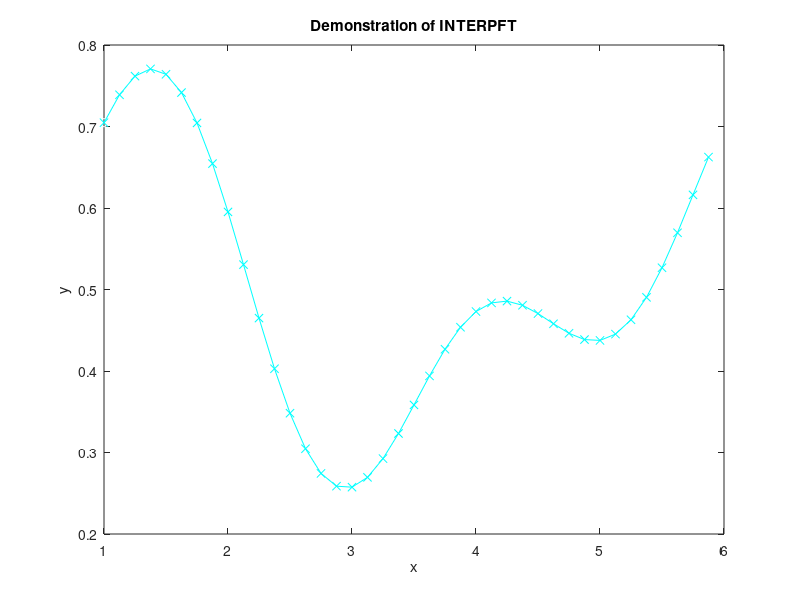

The MATLAB source for this figure:
function y = interpft(x,ny);

%INTERPFT 1-D interpolation using a FFT method.

%	Y = INTERPFT(X,N) returns a vector Y of length N obtained

%	by interpolation in the Fourier transform of X. 

%	Assume x(t) is a periodic function of t with period p, sampled

%	at equally spaced points, X(i) = x(T(i)) where T(i) = (i-1)*p/M,

%	i = 1:M, M = length(X).  Then y(t) is another periodic function

%	with the same period and Y(j) = y(T(j)) where T(j) = (j-1)*p/N,

%	j = 1:N, N = length(Y).  If N is an integer multiple of M,

%	then Y(1:N/M:N) = X.

%

%	If X is a matrix, interpolation is done on each column. 

%

%	INTERPFT, with no input arguments, demonstrates itself.

%

%	See also INTERP1, INTERP2, GRIDDATA.



%	Charles R. Denham, MathWorks, 1988.

%	Robert Piche, Tampere University of Technology, 10/93.

%	Copyright (c) 1984-94 by The MathWorks, Inc.



if nargin < 1      % Demonstration.

   nx = 5;

   x= rand(nx,1);

   ny = 40;

end



[m,n] = size(x);

row = (m == 1);

if row

   x = x.';

   [m,n] = size(x);

end

%  If necessary, increase ny by an integer multiple to make ny > m.

if ny > m

   incr = 1;

else

   if ny==0, y=[]; return, end

   incr = floor(m/ny) + 1;

   ny = incr*ny;

end

a = fft(x);

nyqst = ceil((m+1)/2);

b = [a(1:nyqst,:) ; zeros(ny-m,n) ; a(nyqst+1:m,:)];

if rem(m,2) == 0

   b(nyqst,:) = b(nyqst,:)/2;

   b(nyqst+ny-m,:) = b(nyqst,:);

end

y = ifft(b);

if ~any(any(imag(x))), y = real(y); end

y = y * ny / m;

y = y(1:incr:ny,:);  % Skip over extra points when oldny <= m.

if row, y = y.'; end



if nargin < 1      % Demonstration.

   ax = (0:(nx-1)) ./ nx; ax = nx .* ax + 1;

   ay = (0:(ny-1)) ./ ny; ay = nx .* ay + 1;

   plot(ax, x, 'wo', ay, y, 'cx', ay, y, 'c-')

   title('Demonstration of INTERPFT')

   xlabel('x'), ylabel('y')

end
